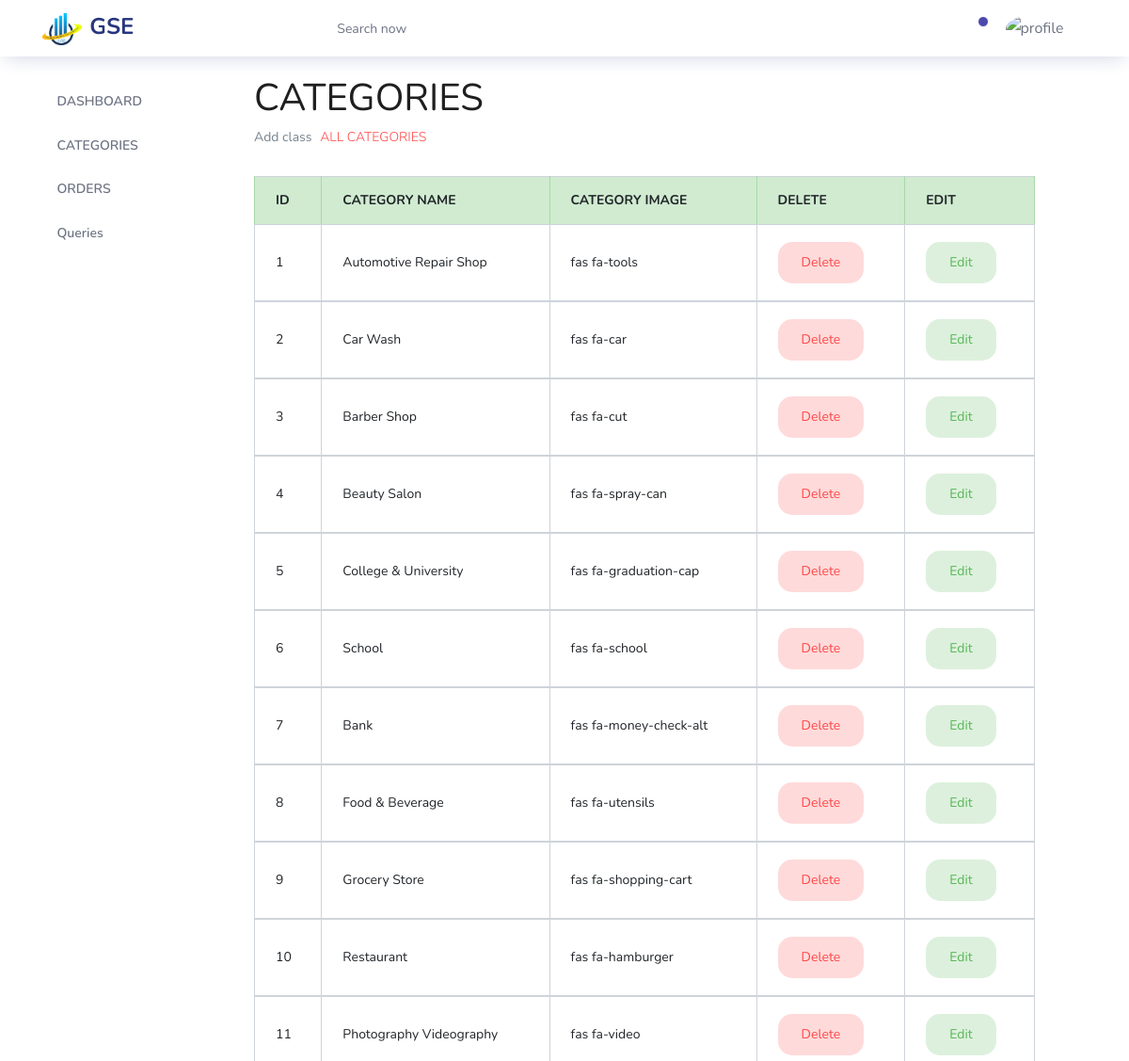
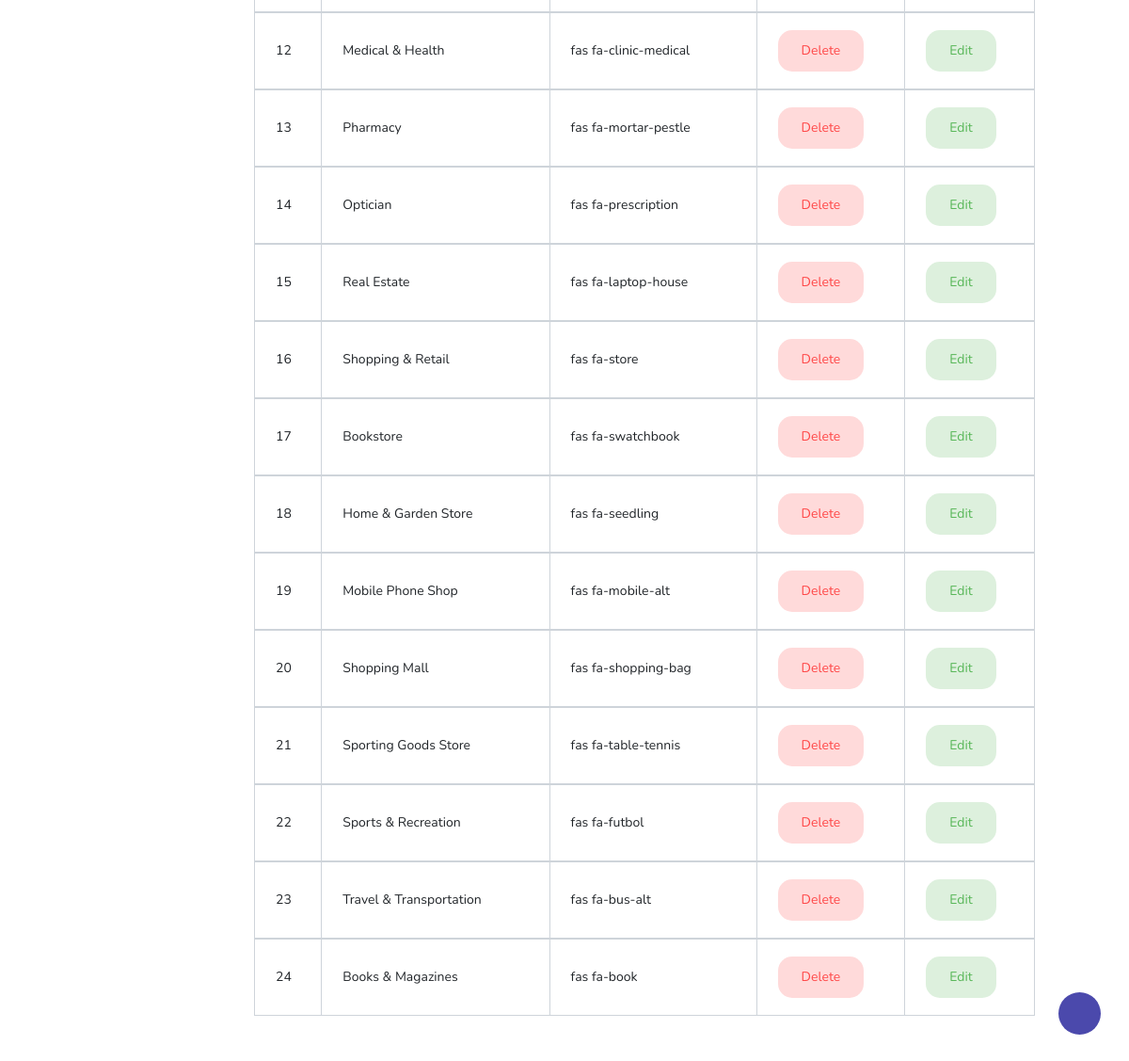
Page /admin_panel/all_cat.php (signed in) on the committed database (2 pictures, top to bottom).
### tables this page shows
CREATE TABLE `categories` (
  `cat_id` int(15) NOT NULL,
  `cat_name` varchar(255) NOT NULL,
  `cat_img` varchar(255) NOT NULL,
  `display_home` tinyint(1) NOT NULL
);

### admin_panel/all_cat.php (the view, shortened to what this page needs)
<?php  include 'session.php';
include 'header.php';?>
<?php include'../config.php';
?>
<?php
$query = "SELECT * FROM  categories";
$result = mysqli_query($con, $query);
?>
<!DOCTYPE html>
<html lang="en">
<head>
    <link rel="stylesheet" href="assets/vendors/feather/feather.css">
  <link rel="stylesheet" href="assets/vendors/ti-icons/css/themify-icons.css">
  <link rel="stylesheet" href="assets/vendors/css/vendor.bundle.base.css">
  <link rel="stylesheet" href="assets/css/vertical-layout-light/style.css">
</head>
<body>
<div class="col-lg-9 grid-margin stretch-card">
              <div class="card">
                <div class="card-body">
                  <h4 class="display-3"><b>CATEGORIES</b></h4>
                  <p class="card-description">
                    Add class <code>ALL CATEGORIES</code>
                  </p>
                  <div class="table-responsive pt-3">
                    <table class="table table-bordered ">
                      <thead>
                        <tr class="table-success text-uppercase">
                          <th>
                            ID
                          </th>
                          <th>
                            Category name
                          </th>
                          <th>
                            Category Image
                          </th>
                          <th>
                            Delete
                          </th>
                          <th>
                            Edit
                          </th>
                        </tr>
                        <?php
foreach($result as $res){
?>
                      </thead>
                      <tbody>
                          <tr>
     <td> <?php echo  $res['cat_id']; ?>  </td>
    <td> <?php echo  $res['cat_name']; ?>  </td>
    <td> <?php echo  $res['cat_img']; ?>  </td>
    <td><a class="btn btn-inverse-danger btn-fw" href="del_cat.php?cat_id=<?php echo $res['cat_id'] ?>">Delete</td>
    <td><a class="btn btn-inverse-success btn-fw" href="edit_cat.php?cat_id=<?php echo $res['cat_id'] ?>">Edit</td>
</tr>
                      </tbody>
                      <?php
}
?>
                    </table>
                  </div>
                </div>
              </div>
            </div>
</body>
</html>

### admin_panel/header.php (shortened to what this page needs)
<!DOCTYPE html>
<html lang="en">
<head>
  <link rel="stylesheet" href="assets/vendors/feather/feather.css">
  <link rel="stylesheet" href="assets/vendors/ti-icons/css/themify-icons.css">
  <link rel="stylesheet" href="assets/vendors/css/vendor.bundle.base.css">
  <link rel="stylesheet" href="assets/scss/vertical-layout-light/_sidebar.scss">
  <link rel="stylesheet" href="assets/vendors/datatables.net-bs4/dataTables.bootstrap4.css">
  <link rel="stylesheet" href="assets/vendors/ti-icons/css/themify-icons.css">
  <link rel="stylesheet" type="text/css" href="assets/js/select.dataTables.min.css">
  <link rel="stylesheet" href="assets/css/vertical-layout-light/style.css">
</head>
<body>
  <div class="container-scroller">
    <nav class="navbar col-lg-12 col-12 p-0 fixed-top d-flex flex-row">
      <div class="text-center navbar-brand-wrapper d-flex align-items-center justify-content-center">
        <a class="navbar-brand brand-logo mr-5" href="dashboard.php"><img src="../img/logo.png" class="mr-2" alt="logo"/><b>GSE</b></a>
      </div>
      <div class="navbar-menu-wrapper d-flex align-items-center justify-content-end">
        <button class="navbar-toggler navbar-toggler align-self-center" type="button" data-toggle="minimize">
          <span class="icon-menu"></span>
        </button>
        <ul class="navbar-nav mr-lg-2">
          <li class="nav-item nav-search d-none d-lg-block">
            <div class="input-group">
              <div class="input-group-prepend hover-cursor" id="navbar-search-icon">
                <span class="input-group-text" id="search">
                  <i class="icon-search"></i>
                </span>
              </div>
              <input type="text" class="form-control" id="navbar-search-input" placeholder="Search now" aria-label="search" aria-describedby="search">
            </div>
          </li>
        </ul>
        <ul class="navbar-nav navbar-nav-right">
          <li class="nav-item dropdown">
            <a class="nav-link count-indicator dropdown-toggle" id="notificationDropdown" href="#" data-toggle="dropdown">
              <i class="icon-bell mx-0"></i>
              <span class="count"></span>
            </a>
          </li>
          <li class="nav-item nav-profile dropdown">
            <a class="nav-link dropdown-toggle" href="#" data-toggle="dropdown" id="profileDropdown">
              <img src="assets/images/faces/profile" alt="profile"/>
            </a>
          </li>
          <li class="nav-item nav-settings d-none d-lg-flex">
            <a class="nav-link" href="#">
              <i class="icon-ellipsis"></i>
            </a>
          </li>
        </ul>
      </div>
    </nav>
    <div class="container-fluid page-body-wrapper">
      <div class="theme-setting-wrapper">
        <div id="settings-trigger"><i class="ti-settings"></i></div>
      </div>
      <nav class="sidebar sidebar-offcanvas" id="sidebar">
        <ul class="nav">
          <li class="nav-item">
            <a class="nav-link" href="dashboard.php">
              <i class="icon-grid menu-icon"></i>
              <span class="menu-title">DASHBOARD</span>
            </a>
          </li>
          <li class="nav-item">
            <a class="nav-link" data-toggle="collapse" href="#ui-basic" aria-expanded="false" aria-controls="form-elements">
              <i class="icon-columns menu-icon"></i>
              <span class="menu-title">CATEGORIES</span>
              <i class="menu-arrow"></i>
            </a>
          </li>
          <li class="nav-item">
            <a class="nav-link" data-toggle="collapse" href="#form-elements" aria-expanded="false" aria-controls="form-elements">
              <i class="icon-columns menu-icon"></i>
              <span class="menu-title">ORDERS</span>
              <i class="menu-arrow"></i>
            </a>
          </li>
          <li class="nav-item">
            <a class="nav-link" data-toggle="collapse" href="#form-elements" aria-expanded="false" aria-controls="form-elements">
              <i class="icon-columns menu-icon"></i>
              <span class="menu-title">Queries</span>
              <i class="menu-arrow"></i>
            </a>
          </li>
        </ul>
      </nav>
</body>
</html>

### rows in the picture
categories: cat_id "1", cat_name "Automotive Repair Shop", cat_img "fas fa-tools"
categories: cat_id "2", cat_name "Car Wash", cat_img "fas fa-car"
categories: cat_id "3", cat_name "Barber Shop", cat_img "fas fa-cut"
categories: cat_id "4", cat_name "Beauty Salon", cat_img "fas fa-spray-can"
categories: cat_id "5", cat_name "College & University", cat_img "fas fa-graduation-cap"
categories: cat_id "6", cat_name "School", cat_img "fas fa-school"
categories: cat_id "7", cat_name "Bank", cat_img "fas fa-money-check-alt"
categories: cat_id "8", cat_name "Food & Beverage", cat_img "fas fa-utensils"
categories: cat_id "9", cat_name "Grocery Store", cat_img "fas fa-shopping-cart"
categories: cat_id "10", cat_name "Restaurant", cat_img "fas fa-hamburger"
categories: cat_id "11", cat_name "Photography Videography", cat_img "fas fa-video"
categories: cat_id "12", cat_name "Medical & Health", cat_img "fas fa-clinic-medical"
categories: cat_id "13", cat_name "Pharmacy", cat_img "fas fa-mortar-pestle"
categories: cat_id "14", cat_name "Optician", cat_img "fas fa-prescription"
categories: cat_id "15", cat_name "Real Estate", cat_img "fas fa-laptop-house"
categories: cat_id "16", cat_name "Shopping & Retail", cat_img "fas fa-store"
categories: cat_id "17", cat_name "Bookstore", cat_img "fas fa-swatchbook"
categories: cat_id "18", cat_name "Home & Garden Store", cat_img "fas fa-seedling"
categories: cat_id "19", cat_name "Mobile Phone Shop", cat_img "fas fa-mobile-alt"
categories: cat_id "20", cat_name "Shopping Mall", cat_img "fas fa-shopping-bag"
categories: cat_id "21", cat_name "Sporting Goods Store", cat_img "fas fa-table-tennis"
categories: cat_id "22", cat_name "Sports & Recreation", cat_img "fas fa-futbol"
categories: cat_id "23", cat_name "Travel & Transportation", cat_img "fas fa-bus-alt"
categories: cat_id "24", cat_name "Books & Magazines", cat_img "fas fa-book"
